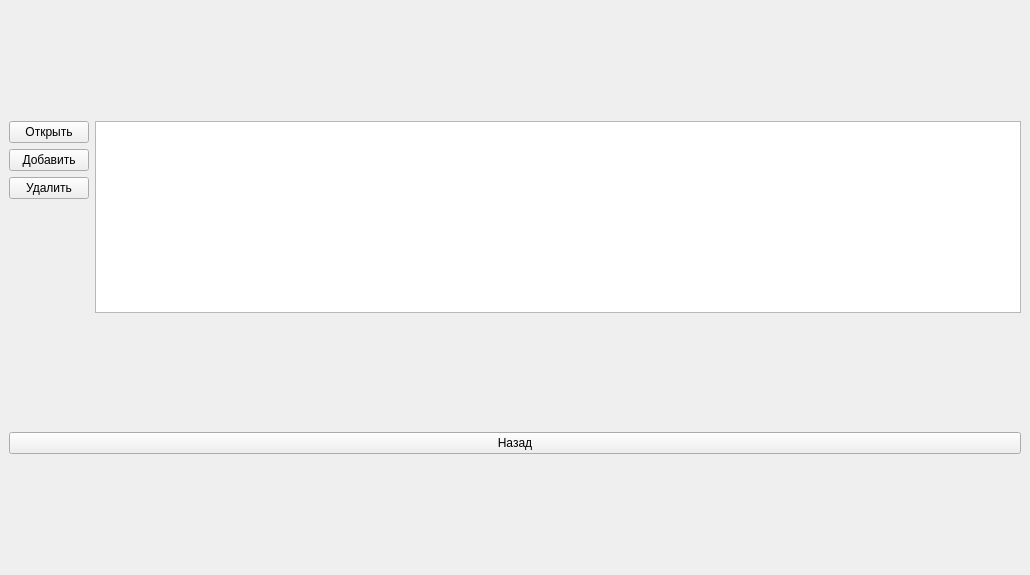
<?xml version="1.0" encoding="UTF-8"?>
<ui version="4.0">
 <class>MainWindow</class>
 <widget class="QMainWindow" name="MainWindow">
  <property name="geometry">
   <rect>
    <x>0</x>
    <y>0</y>
    <width>1030</width>
    <height>575</height>
   </rect>
  </property>
  <property name="windowTitle">
   <string>TestComplex</string>
  </property>
  <widget class="QWidget" name="centralwidget">
   <layout class="QVBoxLayout" name="verticalLayout">
    <item>
     <spacer name="verticalSpacer_4">
      <property name="orientation">
       <enum>Qt::Vertical</enum>
      </property>
      <property name="sizeHint" stdset="0">
       <size>
        <width>20</width>
        <height>40</height>
       </size>
      </property>
     </spacer>
    </item>
    <item>
     <layout class="QHBoxLayout" name="horizontalLayout">
      <item>
       <layout class="QVBoxLayout" name="verticalLayout_4">
        <item>
         <widget class="QPushButton" name="OpenButton">
          <property name="text">
           <string>Открыть</string>
          </property>
         </widget>
        </item>
        <item>
         <widget class="QPushButton" name="AddButton">
          <property name="text">
           <string>Добавить</string>
          </property>
         </widget>
        </item>
        <item>
         <widget class="QPushButton" name="DeleteButton">
          <property name="text">
           <string>Удалить</string>
          </property>
         </widget>
        </item>
        <item>
         <spacer name="verticalSpacer">
          <property name="orientation">
           <enum>Qt::Vertical</enum>
          </property>
          <property name="sizeHint" stdset="0">
           <size>
            <width>20</width>
            <height>40</height>
           </size>
          </property>
         </spacer>
        </item>
       </layout>
      </item>
      <item>
       <widget class="QListWidget" name="LabsList"/>
      </item>
     </layout>
    </item>
    <item>
     <spacer name="verticalSpacer_3">
      <property name="orientation">
       <enum>Qt::Vertical</enum>
      </property>
      <property name="sizeHint" stdset="0">
       <size>
        <width>20</width>
        <height>40</height>
       </size>
      </property>
     </spacer>
    </item>
    <item>
     <widget class="QPushButton" name="Back2Button">
      <property name="text">
       <string>Назад</string>
      </property>
     </widget>
    </item>
    <item>
     <spacer name="verticalSpacer_2">
      <property name="orientation">
       <enum>Qt::Vertical</enum>
      </property>
      <property name="sizeHint" stdset="0">
       <size>
        <width>20</width>
        <height>40</height>
       </size>
      </property>
     </spacer>
    </item>
   </layout>
  </widget>
 </widget>
 <resources/>
 <connections/>
</ui>
